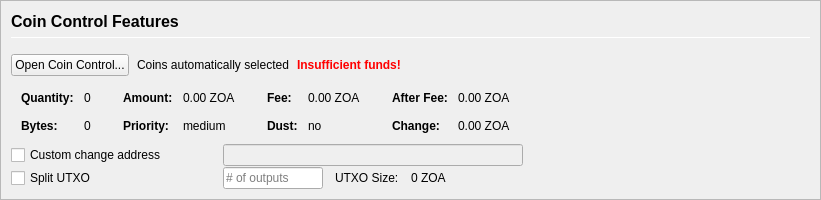
         <widget class="QFrame" name="frameCoinControl">
          <property name="sizePolicy">
           <sizepolicy hsizetype="Expanding" vsizetype="Expanding">
            <horstretch>0</horstretch>
            <verstretch>0</verstretch>
           </sizepolicy>
          </property>
          <property name="maximumSize">
           <size>
            <width>16777215</width>
            <height>16777215</height>
           </size>
          </property>
          <property name="frameShape">
           <enum>QFrame::StyledPanel</enum>
          </property>
          <property name="frameShadow">
           <enum>QFrame::Sunken</enum>
          </property>
          <layout class="QVBoxLayout" name="verticalLayoutCoinControl2">
           <property name="spacing">
            <number>0</number>
           </property>
           <property name="leftMargin">
            <number>0</number>
           </property>
           <property name="topMargin">
            <number>0</number>
           </property>
           <property name="rightMargin">
            <number>0</number>
           </property>
           <property name="bottomMargin">
            <number>0</number>
           </property>
           <item>
            <widget class="QFrame" name="frameCoinControl_BG">
             <layout class="QVBoxLayout" name="verticalLayoutCoinControl" stretch="0,0,0,0,0,0">
              <property name="spacing">
               <number>1</number>
              </property>
              <property name="leftMargin">
               <number>10</number>
              </property>
              <property name="topMargin">
               <number>10</number>
              </property>
              <item>
               <layout class="QHBoxLayout" name="horizontalLayoutCoinControl1">
                <property name="bottomMargin">
                 <number>15</number>
                </property>
                <item>
                 <layout class="QVBoxLayout" name="verticalLayout_3">
                  <property name="spacing">
                   <number>6</number>
                  </property>
                  <item>
                   <widget class="QLabel" name="labelCoinControlFeatures">
                    <property name="sizePolicy">
                     <sizepolicy hsizetype="Preferred" vsizetype="Maximum">
                      <horstretch>0</horstretch>
                      <verstretch>0</verstretch>
                     </sizepolicy>
                    </property>
                    <property name="minimumSize">
                     <size>
                      <width>0</width>
                      <height>20</height>
                     </size>
                    </property>
                    <property name="font">
                     <font>
                      <pointsize>12</pointsize>
                      <weight>75</weight>
                      <bold>true</bold>
                     </font>
                    </property>
                    <property name="styleSheet">
                     <string notr="true">font-weight:bold;</string>
                    </property>
                    <property name="text">
                     <string>Coin Control Features</string>
                    </property>
                   </widget>
                  </item>
                  <item>
                   <widget class="Line" name="line">
                    <property name="minimumSize">
                     <size>
                      <width>0</width>
                      <height>1</height>
                     </size>
                    </property>
                    <property name="maximumSize">
                     <size>
                      <width>16777215</width>
                      <height>1</height>
                     </size>
                    </property>
                    <property name="orientation">
                     <enum>Qt::Horizontal</enum>
                    </property>
                   </widget>
                  </item>
                 </layout>
                </item>
               </layout>
              </item>
              <item>
               <layout class="QHBoxLayout" name="horizontalLayoutCoinControl2" stretch="0,0,0,0">
                <property name="spacing">
                 <number>8</number>
                </property>
                <property name="bottomMargin">
                 <number>10</number>
                </property>
                <item>
                 <widget class="QPushButton" name="pushButtonCoinControl">
                  <property name="styleSheet">
                   <string notr="true"/>
                  </property>
                  <property name="text">
                   <string>Open Coin Control...</string>
                  </property>
                  <property name="autoDefault">
                   <bool>false</bool>
                  </property>
                 </widget>
                </item>
                <item>
                 <widget class="QLabel" name="labelCoinControlAutomaticallySelected">
                  <property name="text">
                   <string>Coins automatically selected</string>
                  </property>
                  <property name="margin">
                   <number>5</number>
                  </property>
                 </widget>
                </item>
                <item>
                 <widget class="QLabel" name="labelCoinControlInsuffFunds">
                  <property name="font">
                   <font>
                    <weight>75</weight>
                    <bold>true</bold>
                   </font>
                  </property>
                  <property name="styleSheet">
                   <string notr="true">color:red;font-weight:bold;</string>
                  </property>
                  <property name="text">
                   <string>Insufficient funds!</string>
                  </property>
                  <property name="margin">
                   <number>5</number>
                  </property>
                 </widget>
                </item>
                <item>
                 <spacer name="horizontalSpacerCoinControl">
                  <property name="orientation">
                   <enum>Qt::Horizontal</enum>
                  </property>
                  <property name="sizeHint" stdset="0">
                   <size>
                    <width>40</width>
                    <height>1</height>
                   </size>
                  </property>
                 </spacer>
                </item>
               </layout>
              </item>
              <item>
               <widget class="QWidget" name="widgetCoinControl" native="true">
                <property name="sizePolicy">
                 <sizepolicy hsizetype="Preferred" vsizetype="Preferred">
                  <horstretch>0</horstretch>
                  <verstretch>0</verstretch>
                 </sizepolicy>
                </property>
                <property name="minimumSize">
                 <size>
                  <width>0</width>
                  <height>0</height>
                 </size>
                </property>
                <property name="styleSheet">
                 <string notr="true"/>
                </property>
                <layout class="QHBoxLayout" name="horizontalLayoutCoinControl5">
                 <property name="leftMargin">
                  <number>0</number>
                 </property>
                 <property name="topMargin">
                  <number>0</number>
                 </property>
                 <property name="rightMargin">
                  <number>0</number>
                 </property>
                 <property name="bottomMargin">
                  <number>0</number>
                 </property>
                 <item>
                  <layout class="QHBoxLayout" name="horizontalLayoutCoinControl3" stretch="0,0,0,1">
                   <property name="spacing">
                    <number>20</number>
                   </property>
                   <property name="topMargin">
                    <number>0</number>
                   </property>
                   <property name="bottomMargin">
                    <number>10</number>
                   </property>
                   <item>
                    <layout class="QFormLayout" name="formLayoutCoinControl1">
                     <property name="horizontalSpacing">
                      <number>10</number>
                     </property>
                     <property name="verticalSpacing">
                      <number>14</number>
                     </property>
                     <property name="leftMargin">
                      <number>10</number>
                     </property>
                     <property name="topMargin">
                      <number>4</number>
                     </property>
                     <property name="rightMargin">
                      <number>6</number>
                     </property>
                     <item row="0" column="0">
                      <widget class="QLabel" name="labelCoinControlQuantityText">
                       <property name="font">
                        <font>
                         <weight>75</weight>
                         <bold>true</bold>
                        </font>
                       </property>
                       <property name="text">
                        <string>Quantity:</string>
                       </property>
                       <property name="margin">
                        <number>0</number>
                       </property>
                      </widget>
                     </item>
                     <item row="0" column="1">
                      <widget class="QLabel" name="labelCoinControlQuantity">
                       <property name="cursor">
                        <cursorShape>IBeamCursor</cursorShape>
                       </property>
                       <property name="contextMenuPolicy">
                        <enum>Qt::ActionsContextMenu</enum>
                       </property>
                       <property name="text">
                        <string notr="true">0</string>
                       </property>
                       <property name="margin">
                        <number>0</number>
                       </property>
                       <property name="textInteractionFlags">
                        <set>Qt::LinksAccessibleByMouse|Qt::TextSelectableByKeyboard|Qt::TextSelectableByMouse</set>
                       </property>
                      </widget>
                     </item>
                     <item row="1" column="0">
                      <widget class="QLabel" name="labelCoinControlBytesText">
                       <property name="font">
                        <font>
                         <weight>75</weight>
                         <bold>true</bold>
                        </font>
                       </property>
                       <property name="text">
                        <string>Bytes:</string>
                       </property>
                      </widget>
                     </item>
                     <item row="1" column="1">
                      <widget class="QLabel" name="labelCoinControlBytes">
                       <property name="cursor">
                        <cursorShape>IBeamCursor</cursorShape>
                       </property>
                       <property name="contextMenuPolicy">
                        <enum>Qt::ActionsContextMenu</enum>
                       </property>
                       <property name="text">
                        <string notr="true">0</string>
                       </property>
                       <property name="textInteractionFlags">
                        <set>Qt::LinksAccessibleByMouse|Qt::TextSelectableByKeyboard|Qt::TextSelectableByMouse</set>
                       </property>
                      </widget>
                     </item>
                    </layout>
                   </item>
                   <item>
                    <layout class="QFormLayout" name="formLayoutCoinControl2">
                     <property name="horizontalSpacing">
                      <number>10</number>
                     </property>
                     <property name="verticalSpacing">
                      <number>14</number>
                     </property>
                     <property name="leftMargin">
                      <number>6</number>
                     </property>
                     <property name="topMargin">
                      <number>4</number>
                     </property>
                     <property name="rightMargin">
                      <number>6</number>
                     </property>
                     <item row="0" column="0">
                      <widget class="QLabel" name="labelCoinControlAmountText">
                       <property name="font">
                        <font>
                         <weight>75</weight>
                         <bold>true</bold>
                        </font>
                       </property>
                       <property name="text">
                        <string>Amount:</string>
                       </property>
                       <property name="margin">
                        <number>0</number>
                       </property>
                      </widget>
                     </item>
                     <item row="0" column="1">
                      <widget class="QLabel" name="labelCoinControlAmount">
                       <property name="cursor">
                        <cursorShape>IBeamCursor</cursorShape>
                       </property>
                       <property name="contextMenuPolicy">
                        <enum>Qt::ActionsContextMenu</enum>
                       </property>
                       <property name="text">
                        <string notr="true">0.00 ZOA</string>
                       </property>
                       <property name="textInteractionFlags">
                        <set>Qt::LinksAccessibleByMouse|Qt::TextSelectableByKeyboard|Qt::TextSelectableByMouse</set>
                       </property>
                      </widget>
                     </item>
                     <item row="1" column="0">
                      <widget class="QLabel" name="labelCoinControlPriorityText">
                       <property name="font">
                        <font>
                         <weight>75</weight>
                         <bold>true</bold>
                        </font>
                       </property>
                       <property name="text">
                        <string>Priority:</string>
                       </property>
                      </widget>
                     </item>
                     <item row="1" column="1">
                      <widget class="QLabel" name="labelCoinControlPriority">
                       <property name="cursor">
                        <cursorShape>IBeamCursor</cursorShape>
                       </property>
                       <property name="contextMenuPolicy">
                        <enum>Qt::ActionsContextMenu</enum>
                       </property>
                       <property name="text">
                        <string>medium</string>
                       </property>
                       <property name="textInteractionFlags">
                        <set>Qt::LinksAccessibleByMouse|Qt::TextSelectableByKeyboard|Qt::TextSelectableByMouse</set>
                       </property>
                      </widget>
                     </item>
                    </layout>
                   </item>
                   <item>
                    <layout class="QFormLayout" name="formLayoutCoinControl3">
                     <property name="horizontalSpacing">
                      <number>10</number>
                     </property>
                     <property name="verticalSpacing">
                      <number>14</number>
                     </property>
                     <property name="leftMargin">
                      <number>6</number>
                     </property>
                     <property name="topMargin">
                      <number>4</number>
                     </property>
                     <property name="rightMargin">
                      <number>6</number>
                     </property>
                     <item row="0" column="0">
                      <widget class="QLabel" name="labelCoinControlFeeText">
                       <property name="font">
                        <font>
                         <weight>75</weight>
                         <bold>true</bold>
                        </font>
                       </property>
                       <property name="text">
                        <string>Fee:</string>
                       </property>
                       <property name="margin">
                        <number>0</number>
                       </property>
                      </widget>
                     </item>
                     <item row="0" column="1">
                      <widget class="QLabel" name="labelCoinControlFee">
                       <property name="cursor">
                        <cursorShape>IBeamCursor</cursorShape>
                       </property>
                       <property name="contextMenuPolicy">
                        <enum>Qt::ActionsContextMenu</enum>
                       </property>
                       <property name="text">
                        <string notr="true">0.00 ZOA</string>
                       </property>
                       <property name="textInteractionFlags">
                        <set>Qt::LinksAccessibleByMouse|Qt::TextSelectableByKeyboard|Qt::TextSelectableByMouse</set>
                       </property>
                      </widget>
                     </item>
                     <item row="1" column="0">
                      <widget class="QLabel" name="labelCoinControlLowOutputText">
                       <property name="font">
                        <font>
                         <weight>75</weight>
                         <bold>true</bold>
                        </font>
                       </property>
                       <property name="text">
                        <string>Dust:</string>
                       </property>
                      </widget>
                     </item>
                     <item row="1" column="1">
                      <widget class="QLabel" name="labelCoinControlLowOutput">
                       <property name="cursor">
                        <cursorShape>IBeamCursor</cursorShape>
                       </property>
                       <property name="contextMenuPolicy">
                        <enum>Qt::ActionsContextMenu</enum>
                       </property>
                       <property name="text">
                        <string>no</string>
                       </property>
                       <property name="textInteractionFlags">
                        <set>Qt::LinksAccessibleByMouse|Qt::TextSelectableByKeyboard|Qt::TextSelectableByMouse</set>
                       </property>
                      </widget>
                     </item>
                    </layout>
                   </item>
                   <item>
                    <layout class="QFormLayout" name="formLayoutCoinControl4">
                     <property name="horizontalSpacing">
                      <number>10</number>
                     </property>
                     <property name="verticalSpacing">
                      <number>14</number>
                     </property>
                     <property name="leftMargin">
                      <number>6</number>
                     </property>
                     <property name="topMargin">
                      <number>4</number>
                     </property>
                     <property name="rightMargin">
                      <number>6</number>
                     </property>
                     <item row="0" column="0">
                      <widget class="QLabel" name="labelCoinControlAfterFeeText">
                       <property name="font">
                        <font>
                         <weight>75</weight>
                         <bold>true</bold>
                        </font>
                       </property>
                       <property name="text">
                        <string>After Fee:</string>
                       </property>
                       <property name="margin">
                        <number>0</number>
                       </property>
                      </widget>
                     </item>
                     <item row="0" column="1">
                      <widget class="QLabel" name="labelCoinControlAfterFee">
                       <property name="cursor">
                        <cursorShape>IBeamCursor</cursorShape>
                       </property>
                       <property name="contextMenuPolicy">
                        <enum>Qt::ActionsContextMenu</enum>
                       </property>
                       <property name="text">
                        <string notr="true">0.00 ZOA</string>
                       </property>
                       <property name="textInteractionFlags">
                        <set>Qt::LinksAccessibleByMouse|Qt::TextSelectableByKeyboard|Qt::TextSelectableByMouse</set>
                       </property>
                      </widget>
                     </item>
                     <item row="1" column="0">
                      <widget class="QLabel" name="labelCoinControlChangeText">
                       <property name="font">
                        <font>
                         <weight>75</weight>
                         <bold>true</bold>
                        </font>
                       </property>
                       <property name="text">
                        <string>Change:</string>
                       </property>
                      </widget>
                     </item>
                     <item row="1" column="1">
                      <widget class="QLabel" name="labelCoinControlChange">
                       <property name="cursor">
                        <cursorShape>IBeamCursor</cursorShape>
                       </property>
                       <property name="contextMenuPolicy">
                        <enum>Qt::ActionsContextMenu</enum>
                       </property>
                       <property name="text">
                        <string notr="true">0.00 ZOA</string>
                       </property>
                       <property name="textInteractionFlags">
                        <set>Qt::LinksAccessibleByMouse|Qt::TextSelectableByKeyboard|Qt::TextSelectableByMouse</set>
                       </property>
                      </widget>
                     </item>
                    </layout>
                   </item>
                  </layout>
                 </item>
                </layout>
               </widget>
              </item>
              <item>
               <layout class="QHBoxLayout" name="horizontalLayoutCoinControl4">
                <property name="spacing">
                 <number>12</number>
                </property>
                <property name="sizeConstraint">
                 <enum>QLayout::SetDefaultConstraint</enum>
                </property>
                <property name="topMargin">
                 <number>0</number>
                </property>
                <property name="rightMargin">
                 <number>0</number>
                </property>
                <item>
                 <widget class="QCheckBox" name="checkBoxCoinControlChange">
                  <property name="sizePolicy">
                   <sizepolicy hsizetype="Preferred" vsizetype="Preferred">
                    <horstretch>0</horstretch>
                    <verstretch>0</verstretch>
                   </sizepolicy>
                  </property>
                  <property name="minimumSize">
                   <size>
                    <width>200</width>
                    <height>0</height>
                   </size>
                  </property>
                  <property name="maximumSize">
                   <size>
                    <width>200</width>
                    <height>16777215</height>
                   </size>
                  </property>
                  <property name="toolTip">
                   <string>If this is activated, but the change address is empty or invalid, change will be sent to a newly generated address.</string>
                  </property>
                  <property name="text">
                   <string>Custom change address</string>
                  </property>
                 </widget>
                </item>
                <item>
                 <widget class="QValidatedLineEdit" name="lineEditCoinControlChange">
                  <property name="enabled">
                   <bool>false</bool>
                  </property>
                  <property name="sizePolicy">
                   <sizepolicy hsizetype="Preferred" vsizetype="Preferred">
                    <horstretch>0</horstretch>
                    <verstretch>0</verstretch>
                   </sizepolicy>
                  </property>
                  <property name="minimumSize">
                   <size>
                    <width>300</width>
                    <height>0</height>
                   </size>
                  </property>
                 </widget>
                </item>
                <item>
                 <widget class="QLabel" name="labelCoinControlChangeLabel">
                  <property name="sizePolicy">
                   <sizepolicy hsizetype="Preferred" vsizetype="Preferred">
                    <horstretch>0</horstretch>
                    <verstretch>0</verstretch>
                   </sizepolicy>
                  </property>
                  <property name="minimumSize">
                   <size>
                    <width>100</width>
                    <height>0</height>
                   </size>
                  </property>
                  <property name="text">
                   <string/>
                  </property>
                  <property name="margin">
                   <number>3</number>
                  </property>
                 </widget>
                </item>
               </layout>
              </item>
              <item>
               <layout class="QHBoxLayout" name="horizontalLayoutCoinControl6">
                <property name="spacing">
                 <number>12</number>
                </property>
                <property name="rightMargin">
                 <number>0</number>
                </property>
                <item>
                 <widget class="QCheckBox" name="splitBlockCheckBox">
                  <property name="sizePolicy">
                   <sizepolicy hsizetype="Preferred" vsizetype="Preferred">
                    <horstretch>0</horstretch>
                    <verstretch>0</verstretch>
                   </sizepolicy>
                  </property>
                  <property name="minimumSize">
                   <size>
                    <width>200</width>
                    <height>0</height>
                   </size>
                  </property>
                  <property name="maximumSize">
                   <size>
                    <width>200</width>
                    <height>16777215</height>
                   </size>
                  </property>
                  <property name="text">
                   <string>Split UTXO</string>
                  </property>
                 </widget>
                </item>
                <item>
                 <widget class="QLineEdit" name="splitBlockLineEdit">
                  <property name="sizePolicy">
                   <sizepolicy hsizetype="Preferred" vsizetype="Preferred">
                    <horstretch>50</horstretch>
                    <verstretch>0</verstretch>
                   </sizepolicy>
                  </property>
                  <property name="minimumSize">
                   <size>
                    <width>100</width>
                    <height>0</height>
                   </size>
                  </property>
                  <property name="maximumSize">
                   <size>
                    <width>100</width>
                    <height>16777215</height>
                   </size>
                  </property>
                  <property name="placeholderText">
                   <string># of outputs</string>
                  </property>
                 </widget>
                </item>
                <item>
                 <widget class="QLabel" name="labelBlockSizeText">
                  <property name="text">
                   <string>UTXO Size:</string>
                  </property>
                 </widget>
                </item>
                <item>
                 <widget class="QLabel" name="labelBlockSize">
                  <property name="text">
                   <string>0 ZOA</string>
                  </property>
                 </widget>
                </item>
                <item>
                 <spacer name="horizontalSpacer_7">
                  <property name="orientation">
                   <enum>Qt::Horizontal</enum>
                  </property>
                  <property name="sizeHint" stdset="0">
                   <size>
                    <width>40</width>
                    <height>20</height>
                   </size>
                  </property>
                 </spacer>
                </item>
               </layout>
              </item>
              <item>
               <spacer name="verticalSpacerCoinControl">
                <property name="orientation">
                 <enum>Qt::Vertical</enum>
                </property>
                <property name="sizeHint" stdset="0">
                 <size>
                  <width>800</width>
                  <height>1</height>
                 </size>
                </property>
               </spacer>
              </item>
             </layout>
            </widget>
           </item>
          </layout>
         </widget>
